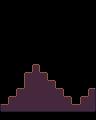

Below is a game level as drawn by its tile map, then a one-line description and the .tmx file that defines it, in full:
An orthogonal 12x15 tile map with 8x8 px tiles, 1 tile layer (Tile Layer 1).

<map version="1.5" tiledversion="2021.03.23" orientation="orthogonal" renderorder="right-down" width="12" height="15" tilewidth="8" tileheight="8" infinite="0" nextlayerid="2" nextobjectid="1">
 <tileset firstgid="1" name="Simple Dirt 8x8 Terain Tileset" tilewidth="8" tileheight="8" tilecount="24" columns="6">
  <image source="assets/tiles.png" width="48" height="32" />
 </tileset>
 <layer id="1" name="Tile Layer 1" width="12" height="15">
  <data encoding="csv">
0,0,0,0,0,0,0,0,0,0,0,0,
0,0,0,0,0,0,0,0,0,0,0,0,
0,0,0,0,0,0,0,0,0,0,0,0,
0,0,0,0,0,0,0,0,0,0,0,0,
0,0,0,0,0,0,0,0,0,0,0,0,
0,0,0,0,0,0,0,0,0,0,0,0,
0,0,0,0,0,0,0,0,0,0,0,0,
0,0,0,0,0,0,0,0,0,0,0,0,
0,0,0,0,11,0,0,0,0,0,0,0,
0,0,0,4,8,6,0,0,0,0,0,0,
0,0,0,10,8,8,6,0,0,0,0,0,
0,0,4,8,8,8,8,6,0,0,0,16,
0,4,8,8,8,8,8,8,6,0,4,9,
19,14,14,14,14,14,14,14,14,20,14,15,
0,0,0,0,0,0,0,0,0,0,0,0
</data>
 </layer>
</map>